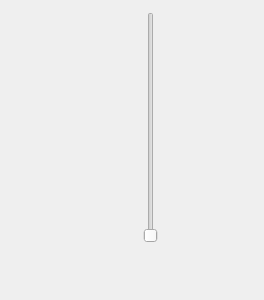
<?xml version="1.0" encoding="UTF-8"?>
<ui version="4.0">
 <class>QVolumeWindow</class>
 <widget class="QMainWindow" name="QVolumeWindow">
  <property name="geometry">
   <rect>
    <x>0</x>
    <y>0</y>
    <width>264</width>
    <height>300</height>
   </rect>
  </property>
  <property name="sizePolicy">
   <sizepolicy hsizetype="Fixed" vsizetype="Fixed">
    <horstretch>0</horstretch>
    <verstretch>0</verstretch>
   </sizepolicy>
  </property>
  <property name="minimumSize">
   <size>
    <width>2</width>
    <height>0</height>
   </size>
  </property>
  <property name="windowTitle">
   <string>MainWindow</string>
  </property>
  <widget class="QWidget" name="centralwidget">
   <widget class="QSlider" name="volume_slider">
    <property name="geometry">
     <rect>
      <x>115</x>
      <y>12</y>
      <width>71</width>
      <height>231</height>
     </rect>
    </property>
    <property name="mouseTracking">
     <bool>true</bool>
    </property>
    <property name="autoFillBackground">
     <bool>true</bool>
    </property>
    <property name="maximum">
     <number>11</number>
    </property>
    <property name="pageStep">
     <number>3</number>
    </property>
    <property name="orientation">
     <enum>Qt::Vertical</enum>
    </property>
   </widget>
  </widget>
 </widget>
 <resources/>
 <connections/>
</ui>
